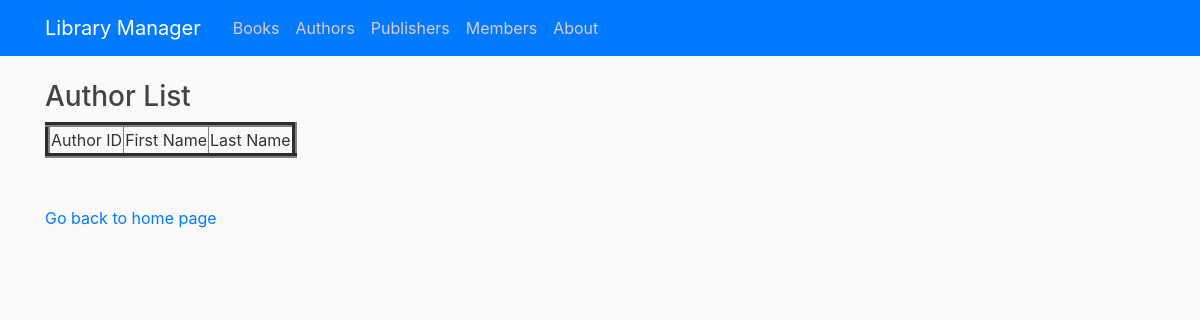
Page /viewauthor on the earlier database version.
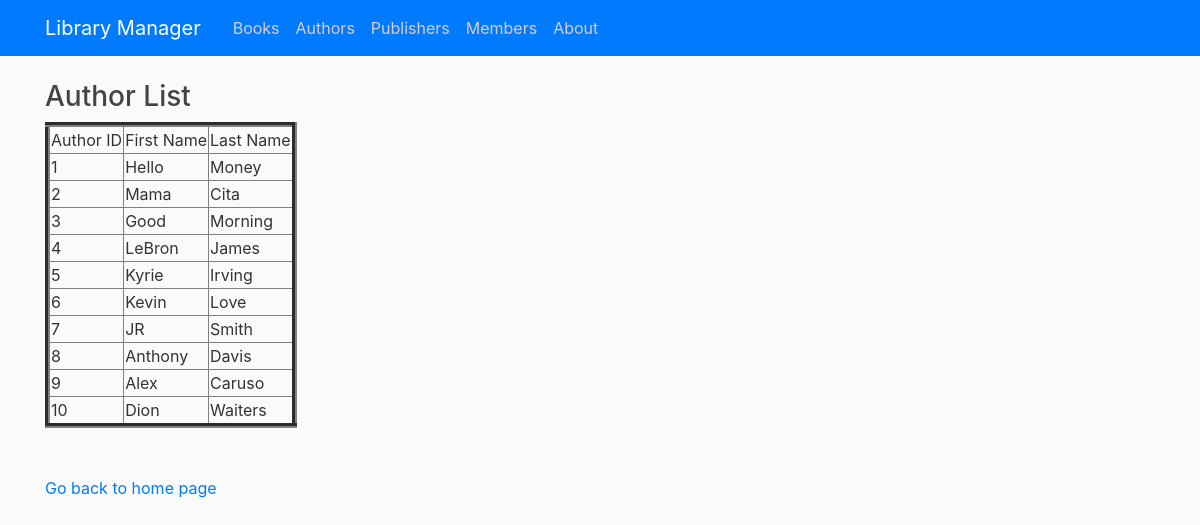
Same page on the later database version.
### tables this page shows
CREATE TABLE Author (authorId INTEGER PRIMARY KEY AUTOINCREMENT, firstName TEXT NOT NULL, lastName TEXT NOT NULL);

### library/routes.py (the view)
@app.route("/viewauthor")
def viewAuthor():
    con = sqlite3.connect("book.db")
    con.row_factory = sqlite3.Row
    cur = con.cursor()
    cur.execute("select * from Author")
    rows = cur.fetchall()
    return render_template("view_authors.html",rows = rows)

### library/templates/view_authors.html (shortened to what this page needs)
{% extends "layout.html" %}
{% block content %}
<!DOCTYPE html>
<html>
<head>
</head>
<body>
    <h3>Author List</h3>
    <table border=5>
        <thead>
            <td>Author ID</td>
            <td>First Name</td>
            <td>Last Name</td>
        </thead>
        {% for row in rows %}
        <tr>
            <td>{{row["authorId"]}}</td>
            <td>{{row["firstName"]}}</td>
            <td>{{row["lastName"]}}</td>
        </tr>
        {% endfor %}
    </table>
    <br><br>
    <a href="/">Go back to home page</a>
</body>
</html>
{% endblock content %}

### library/templates/layout.html (shortened to what this page needs)
<!DOCTYPE html>
<html>
<head>
    <link rel="stylesheet" href="https://maxcdn.bootstrapcdn.com/bootstrap/4.0.0/css/bootstrap.min.css"
>
    <link rel="stylesheet" type="text/css" href="{{ url_for('static', filename='main.css') }}">
</head>
<body>
    <header class="site-header">
        <nav class="navbar navbar-expand-md navbar-dark bg-primary fixed-top">
            <div class="container">
                <a class="navbar-brand mr-4" href="/">Library Manager</a>
                <div class="collapse navbar-collapse" id="navbarToggle">
                    <div class="navbar-nav mr-auto">
                        <a class="nav-item nav-link" href="{{ url_for('view') }}">Books</a>
                        <a class="nav-item nav-link" href="{{ url_for('viewAuthor') }}">Authors</a>
                        <a class="nav-item nav-link" href="{{ url_for('viewPublisher') }}">Publishers</a>
                        <a class="nav-item nav-link" href="{{ url_for('viewMember') }}">Members</a>
                        <a class="nav-item nav-link" href="{{ url_for('about') }}">About</a>
                    </div>
                </div>
            </div>
        </nav>
    </header>
    <main role="main" class="container">
        <div class="row">
            <div class="col-md-8">
                {% block content %}{% endblock %}
            </div>
        </div>
    </main>
</body>
</html>

### library/static/main.css (style rules this page uses)
body { background: #fafafa; color: #333333; margin-top: 5rem; }
h1, h2, h3, h4, h5, h6 { color: #444444; }
.site-header .navbar-nav .nav-link { color: #dbcbcb; }

Differences in the rows shown:
added Author: authorId "1", firstName "Hello", lastName "Money"
added Author: authorId "2", firstName "Mama", lastName "Cita"
added Author: authorId "3", firstName "Good", lastName "Morning"
added Author: authorId "4", firstName "LeBron", lastName "James"
added Author: authorId "5", firstName "Kyrie", lastName "Irving"
added Author: authorId "6", firstName "Kevin", lastName "Love"
added Author: authorId "7", firstName "JR", lastName "Smith"
added Author: authorId "8", firstName "Anthony", lastName "Davis"
added Author: authorId "9", firstName "Alex", lastName "Caruso"
added Author: authorId "10", firstName "Dion", lastName "Waiters"
